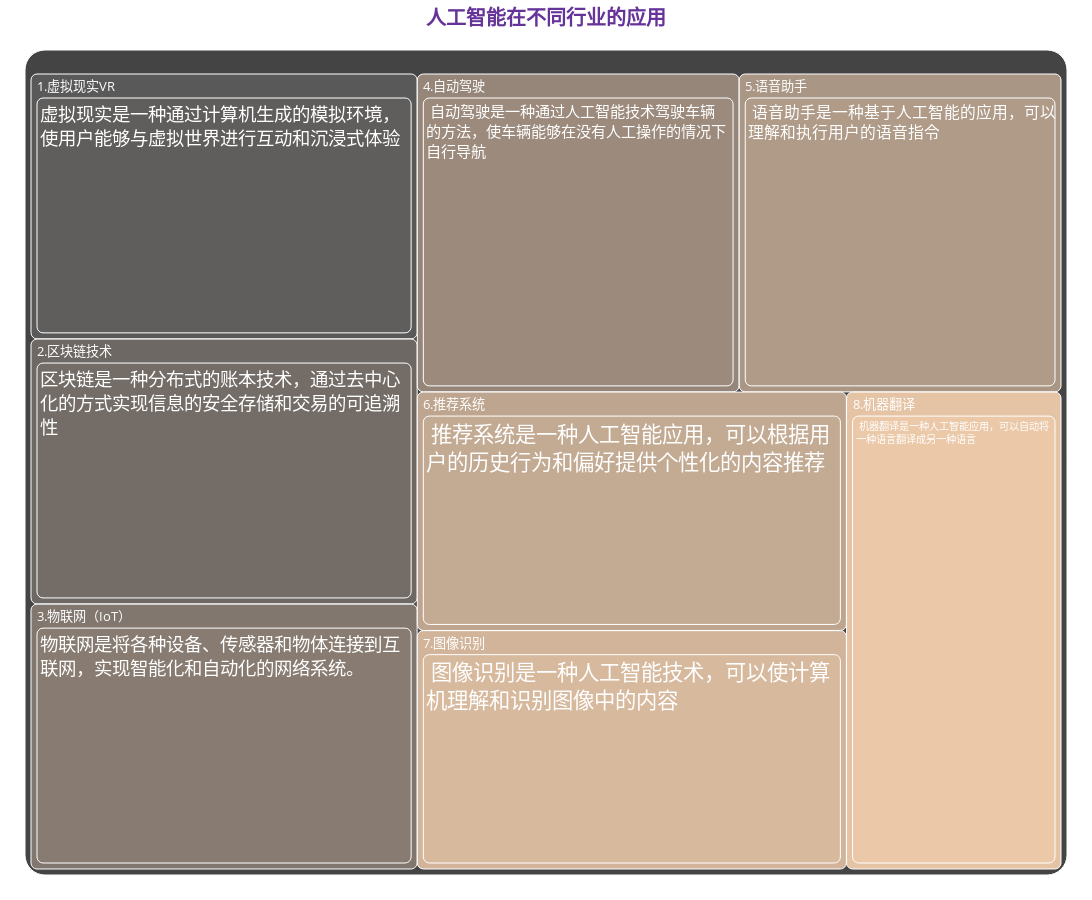

The code cell stored with this chart in its notebook:
### Code cell
from jupyter_dash import JupyterDash
import dash_core_components as dcc
import dash_html_components as html
from dash.dependencies import Input, Output, State
import plotly.graph_objects as go
import pandas as pd
import json
import textwrap
import numpy as np
import plotly.colors as colors
import matplotlib.pyplot as plt
import random
import colorsys



# 读取文本
with open('example.txt', 'r') as f:
    example = f.read()
input_list = example.split('\n')
input_list = to_dataframe(input_list)


# 生成模拟数据
df = pd.DataFrame(input_list)
df["labels"] = df.apply(apply_wrap, axis=1)
# 计算中间值

midpoint = np.average(df['label_length'])

# 将 'label_length' 列的数据标准化到 0 到 1 的范围
df['color_scale'] = (df['label_length'] - df['label_length'].min()) / (df['label_length'].max() - df['label_length'].min())


# 将标准化后的 'color_scale' 列的数据再次标准化到 -0.5 到 0.5 的范围
df['color_scale'] = (df['color_scale'] - 0.5)* 0.5


fig = go.Figure(go.Treemap(
    ids=df['ids'],
    labels=df['labels'],
    parents=df['parents'],

    maxdepth=2,
    # text=df['labels'],
    insidetextfont=dict(size=30, color='#FFFFFF'),
    outsidetextfont=dict(size=15, color='#FF0000', family='Arial'),


    marker=dict(

        colors=generate_linear_list(len(df['color_scale'])),
        # colors=df['color_scale'],  # 使用label_length列的值来定义颜色
        colorscale=[(0, 'rgb(242, 205, 172)'), (1, 'rgb(89, 89, 89)')],  # 浅红色到浅蓝色的自定义颜色比例尺
        reversescale=True,  # 颜色比例尺反转，从红色到蓝色
    ),
    # marker_colors=node_colors,  # 使用标签长度作为权重
    
    tiling=dict(
    packing='squarify', # slice-dice  # Set packing algorithm to 'squarify' # 布局方式
    pad=0.2
    )
))

fig.update_layout(
    # title="人工智能在不同行业的应用",  # 添加标题
    title={
    'text': "<b>人工智能在不同行业的应用",
    'x': 0.5,  # 将标题的 x 位置设置为 0.5，即图形的中心
    'xanchor': 'center',  # 将标题的 x 锚点设置为 'center'，即标题的中心
    # 'y' : 0.96 , # 高度调整
    },
    title_font=dict(
    family="Courier New, monospace",  # 设置字体
    size=20,  # 设置字体大小
    color="RebeccaPurple"  # 设置字体颜色
    ),
    # uniformtext=dict(minsize=15, mode='hide'), 
    margin = dict(t=50, l=25, r=25, b=25),
    width=1200,
    height=900,
    plot_bgcolor='rgba(0, 0, 0, 0)' ,

)


fig.update_traces(marker=dict(cornerradius=20)) # 圆角
fig.show()

### Figure 1 — Plotly figure (JSON) as saved in the notebook; plotly's stock layout.template omitted (floating-point values rounded to 4 significant figures)
{"data": [{"ids": ["1.虚拟现实VR", "1.虚拟现实VR-虚拟现实是一种通过计算机生成的模拟环境，使用户能够与虚拟世界进行互动和沉浸式体验", "1.虚拟现实VR-虚拟现实是一种通过计算机生成的模拟环境，使用户能够与虚拟世界进行互动和沉浸式体验-虚拟现实（VR）是一种通过计算机技术创造的模拟环境，让用户能够身临其境地感受和探索虚拟世界。虚拟现实技术已经广泛应用于游戏、娱乐、教育、培训和医疗等领域。通过戴上虚拟现实头显和操纵手柄，用户可以沉浸在一个由计算机生成的虚拟环境中，并与虚拟世界进行互动。虚拟现实技术利用先进的图形处理和感知技术，为用户呈现逼真的视觉和听觉效果，从而创造出一种身临其境的感觉。在游戏领域，虚拟现实为玩家提供了全新的游戏体验，让他们可以身临其境地参与游戏世界。在教育领域，虚拟现实可以用于模拟实验、培训和虚拟旅游等方面。在医疗领域，虚拟现实可以帮助医生进行手术模拟、病例演示和康复训练等。通过不断的创新和发展，虚拟现实技术有望在未来为人们带来更加逼真和丰富的体验。", "2.区块链技术", "2.区块链技术-区块链是一种分布式的账本技术，通过去中心化的方式实现信息的安全存储和交易的可追溯性", "2.区块链技术-区块链是一种分布式的账本技术，通过去中心化的方式实现信息的安全存储和交易的可追溯性-区块链技术是一种基于密码学原理的分布式账本技术，它通过去中心化的方式将交易信息记录在一个不断增长的区块链上。每个区块包含了一批交易记录，并通过哈希值链接到前一个区块，形成了一个不可篡改的链式结构。区块链的分布式特性使得信息存储在多个节点上，提高了数据的安全性和可靠性。区块链的应用领域广泛，包括金融、供应链管理、智能合约、数字资产等。在金融领域，区块链可以实现去中心化的数字货币交易，提高交易的透明度和效率。在供应链管理中，区块链可以追踪和验证商品的来源和真实性，减少欺诈和假冒产品的风险。智能合约是基于区块链的自动化合约，可以在无需第三方介入的情况下执行和验证合约条款。此外，区块链还为数字资产的创建、交易和管理提供了安全和可靠的基础设施。尽管区块链技术具有许多潜在的优势，但也面临着一些挑战，如可扩展性、隐私保护和法律法规等方面的问题。随着技术的不断发展和创新，区块链有望在未来的各个领域发挥重要作用。", "3.物联网（IoT）", "3.物联网（IoT）-物联网是将各种设备、传感器和物体连接到互联网，实现智能化和自动化的网络系统。", "3.物联网（IoT）-物联网是将各种设备、传感器和物体连接到互联网，实现智能化和自动化的网络系统。-物联网（Internet of Things，IoT）是一种将传感器、设备和物体连接到互联网的技术。通过物联网，各种物体可以相互通信和交互，实现智能化和自动化的功能。物联网的核心是将物体与互联网连接起来，使其能够收集和共享数据。这些物体可以是传感器、家用电器、车辆、工业设备等。它们通过内置的传感器和通信模块，将收集到的数据发送到云平台进行存储和分析。物联网的应用场景非常广泛。在家庭生活中，物联网可以实现智能家居，通过手机控制家电、监测环境等。在工业领域，物联网可以实现智能制造，监控设备运行状态、优化生产过程等。在城市管理中，物联网可以实现智慧城市，提供交通监控、环境监测、智能停车等服务。物联网的发展给我们的生活带来了许多便利和机会，但也带来了一些挑战，如数据安全和隐私保护。因此，随着物联网的发展，我们需要不断加强相关的安全措施和法律法规的制定，以保障用户的利益和数据的安全。", "4.自动驾驶 ", "4.自动驾驶 - 自动驾驶是一种通过人工智能技术驾驶车辆的方法，使车辆能够在没有人工操作的情况下自行导航 ", "4.自动驾驶 - 自动驾驶是一种通过人工智能技术驾驶车辆的方法，使车辆能够在没有人工操作的情况下自行导航 - 自动驾驶技术利用深度学习、计算机视觉和传感器融合等人工智能技术，让汽车能够理解和适应复杂的道路环境。自动驾驶汽车可以识别行人、其他车辆、交通信号和路标，预测他们的动作，并在需要时做出反应。这种技术的应用可以减少交通事故，提高道路效率，并为驾驶者提供更加舒适和便利的驾驶体验。", "5.语音助手 ", "5.语音助手 - 语音助手是一种基于人工智能的应用，可以理解和执行用户的语音指令 ", "5.语音助手 - 语音助手是一种基于人工智能的应用，可以理解和执行用户的语音指令 - 语音助手，如 Siri、Alexa 和 Google Assistant，使用自然语言处理技术理解用户的指令，然后执行各种任务，如播放音乐、查找信息、设置提醒等。此外，通过机器学习技术，语音助手可以逐渐学习和适应用户的喜好和习惯，提供更个性化的服务。", "6.推荐系统 ", "6.推荐系统 - 推荐系统是一种人工智能应用，可以根据用户的历史行为和偏好提供个性化的内容推荐 ", "6.推荐系统 - 推荐系统是一种人工智能应用，可以根据用户的历史行为和偏好提供个性化的内容推荐 - 推荐系统广泛应用于电子商务、社交媒体和在线视频平台等领域。通过分析用户的历史行为和偏好，推荐系统可以推荐用户可能感兴趣的商品、新闻、电影等内容。这种技术的应用可以提高用户的使用体验，增强平台的用户粘性。", "7.图像识别 ", "7.图像识别 - 图像识别是一种人工智能技术，可以使计算机理解和识别图像中的内容 ", "7.图像识别 - 图像识别是一种人工智能技术，可以使计算机理解和识别图像中的内容 - 图像识别技术利用深度学习和计算机视觉技术，使计算机能够识别图像中的人脸、物体、文字等内容。这种技术的应用包括面部解锁、医疗影像诊断、自动驾驶等领域。", "8.机器翻译 ", "8.机器翻译 - 机器翻译是一种人工智能应用，可以自动将一种语言翻译成另一种语言 ", "8.机器翻译 - 机器翻译是一种人工智能应用，可以自动将一种语言翻译成另一种语言 - 机器翻译技术，如 Google Translate，利用深度学习和自然语言处理技术，理解和翻译源语言的文本，并生成目标语言的翻译。这种技术的应用可以帮助人们跨越语言障碍，更容易地获取和交流信息。同时，随着技术的进步，机器翻译的质量和流畅度也在不断提高，使其在各种场合，如旅行、国际商务、学术研究等，都成为了非常有用的工具。"], "insidetextfont": {"color": "#FFFFFF", "size": 30}, "labels": ["1.虚拟现实VR", "虚拟现实是一种通过计算机生成的模拟环境，<br>使用户能够与虚拟世界进行互动和沉浸式体验", "虚拟现实（VR）是一种通过计算机技术创造<br>的模拟环境，让用户能够身临其境地感受和探<br>索虚拟世界。虚拟现实技术已经广泛应用于游<br>戏、娱乐、教育、培训和医疗等领域。通过戴<br>上虚拟现实头显和操纵手柄，用户可以沉浸在<br>一个由计算机生成的虚拟环境中，并与虚拟世<br>界进行互动。虚拟现实技术利用先进的图形处<br>理和感知技术，为用户呈现逼真的视觉和听觉<br>效果，从而创造出一种身临其境的感觉。在游<br>戏领域，虚拟现实为玩家提供了全新的游戏体<br>验，让他们可以身临其境地参与游戏世界。在<br>教育领域，虚拟现实可以用于模拟实验、培训<br>和虚拟旅游等方面。在医疗领域，虚拟现实可<br>以帮助医生进行手术模拟、病例演示和康复训<br>练等。通过不断的创新和发展，虚拟现实技术<br>有望在未来为人们带来更加逼真和丰富的体验<br>。", "2.区块链技术", "区块链是一种分布式的账本技术，通过去中心<br>化的方式实现信息的安全存储和交易的可追溯<br>性", "区块链技术是一种基于密码学原理的分布式账<br>本技术，它通过去中心化的方式将交易信息记<br>录在一个不断增长的区块链上。每个区块包含<br>了一批交易记录，并通过哈希值链接到前一个<br>区块，形成了一个不可篡改的链式结构。区块<br>链的分布式特性使得信息存储在多个节点上，<br>提高了数据的安全性和可靠性。区块链的应用<br>领域广泛，包括金融、供应链管理、智能合约<br>、数字资产等。在金融领域，区块链可以实现<br>去中心化的数字货币交易，提高交易的透明度<br>和效率。在供应链管理中，区块链可以追踪和<br>验证商品的来源和真实性，减少欺诈和假冒产<br>品的风险。智能合约是基于区块链的自动化合<br>约，可以在无需第三方介入的情况下执行和验<br>证合约条款。此外，区块链还为数字资产的创<br>建、交易和管理提供了安全和可靠的基础设施<br>。尽管区块链技术具有许多潜在的优势，但也<br>面临着一些挑战，如可扩展性、隐私保护和法<br>律法规等方面的问题。随着技术的不断发展和<br>创新，区块链有望在未来的各个领域发挥重要<br>作用。", "3.物联网（IoT）", "物联网是将各种设备、传感器和物体连接到互<br>联网，实现智能化和自动化的网络系统。", "物联网（Internet of Thin<br>gs，IoT）是一种将传感器、设备和物体<br>连接到互联网的技术。通过物联网，各种物体<br>可以相互通信和交互，实现智能化和自动化的<br>功能。物联网的核心是将物体与互联网连接起<br>来，使其能够收集和共享数据。这些物体可以<br>是传感器、家用电器、车辆、工业设备等。它<br>们通过内置的传感器和通信模块，将收集到的<br>数据发送到云平台进行存储和分析。物联网的<br>应用场景非常广泛。在家庭生活中，物联网可<br>以实现智能家居，通过手机控制家电、监测环<br>境等。在工业领域，物联网可以实现智能制造<br>，监控设备运行状态、优化生产过程等。在城<br>市管理中，物联网可以实现智慧城市，提供交<br>通监控、环境监测、智能停车等服务。物联网<br>的发展给我们的生活带来了许多便利和机会，<br>但也带来了一些挑战，如数据安全和隐私保护<br>。因此，随着物联网的发展，我们需要不断加<br>强相关的安全措施和法律法规的制定，以保障<br>用户的利益和数据的安全。", "4.自动驾驶", " 自动驾驶是一种通过人工智能技术驾驶车辆<br>的方法，使车辆能够在没有人工操作的情况下<br>自行导航", " 自动驾驶技术利用深度学习、计算机视觉和<br>传感器融合等人工智能技术，让汽车能够理解<br>和适应复杂的道路环境。自动驾驶汽车可以识<br>别行人、其他车辆、交通信号和路标，预测他<br>们的动作，并在需要时做出反应。这种技术的<br>应用可以减少交通事故，提高道路效率，并为<br>驾驶者提供更加舒适和便利的驾驶体验。", "5.语音助手", " 语音助手是一种基于人工智能的应用，可以<br>理解和执行用户的语音指令", " 语音助手，如 Siri、Alexa 和<br>Google Assistant，使用自<br>然语言处理技术理解用户的指令，然后执行各<br>种任务，如播放音乐、查找信息、设置提醒等<br>。此外，通过机器学习技术，语音助手可以逐<br>渐学习和适应用户的喜好和习惯，提供更个性<br>化的服务。", "6.推荐系统", " 推荐系统是一种人工智能应用，可以根据用<br>户的历史行为和偏好提供个性化的内容推荐", " 推荐系统广泛应用于电子商务、社交媒体和<br>在线视频平台等领域。通过分析用户的历史行<br>为和偏好，推荐系统可以推荐用户可能感兴趣<br>的商品、新闻、电影等内容。这种技术的应用<br>可以提高用户的使用体验，增强平台的用户粘<br>性。", "7.图像识别", " 图像识别是一种人工智能技术，可以使计算<br>机理解和识别图像中的内容", " 图像识别技术利用深度学习和计算机视觉技<br>术，使计算机能够识别图像中的人脸、物体、<br>文字等内容。这种技术的应用包括面部解锁、<br>医疗影像诊断、自动驾驶等领域。", "8.机器翻译", " 机器翻译是一种人工智能应用，可以自动将<br>一种语言翻译成另一种语言", " 机器翻译技术，如 Google Tra<br>nslate，利用深度学习和自然语言处理<br>技术，理解和翻译源语言的文本，并生成目标<br>语言的翻译。这种技术的应用可以帮助人们跨<br>越语言障碍，更容易地获取和交流信息。同时<br>，随着技术的进步，机器翻译的质量和流畅度<br>也在不断提高，使其在各种场合，如旅行、国<br>际商务、学术研究等，都成为了非常有用的工<br>具。"], "marker": {"colors": [0, 0.04348, 0.08696, 0.1304, 0.1739, 0.2174, 0.2609, 0.3043, 0.3478, 0.3913, 0.4348, 0.4783, 0.5217, 0.5652, 0.6087, 0.6522, 0.6957, 0.7391, 0.7826, 0.8261, 0.8696, 0.913, 0.9565, 1], "colorscale": [[0, "rgb(242, 205, 172)"], [1, "rgb(89, 89, 89)"]], "cornerradius": 20, "reversescale": true}, "maxdepth": 2, "outsidetextfont": {"color": "#FF0000", "family": "Arial", "size": 15}, "parents": ["", "1.虚拟现实VR", "1.虚拟现实VR-虚拟现实是一种通过计算机生成的模拟环境，使用户能够与虚拟世界进行互动和沉浸式体验", "", "2.区块链技术", "2.区块链技术-区块链是一种分布式的账本技术，通过去中心化的方式实现信息的安全存储和交易的可追溯性", "", "3.物联网（IoT）", "3.物联网（IoT）-物联网是将各种设备、传感器和物体连接到互联网，实现智能化和自动化的网络系统。", "", "4.自动驾驶 ", "4.自动驾驶 - 自动驾驶是一种通过人工智能技术驾驶车辆的方法，使车辆能够在没有人工操作的情况下自行导航 ", "", "5.语音助手 ", "5.语音助手 - 语音助手是一种基于人工智能的应用，可以理解和执行用户的语音指令 ", "", "6.推荐系统 ", "6.推荐系统 - 推荐系统是一种人工智能应用，可以根据用户的历史行为和偏好提供个性化的内容推荐 ", "", "7.图像识别 ", "7.图像识别 - 图像识别是一种人工智能技术，可以使计算机理解和识别图像中的内容 ", "", "8.机器翻译 ", "8.机器翻译 - 机器翻译是一种人工智能应用，可以自动将一种语言翻译成另一种语言 "], "tiling": {"packing": "squarify", "pad": 0.2}, "type": "treemap"}], "layout": {"height": 900, "margin": {"b": 25, "l": 25, "r": 25, "t": 50}, "plot_bgcolor": "rgba(0, 0, 0, 0)", "title": {"font": {"color": "RebeccaPurple", "family": "Courier New, monospace", "size": 20}, "text": "<b>人工智能在不同行业的应用", "x": 0.5, "xanchor": "center"}, "width": 1200}}
